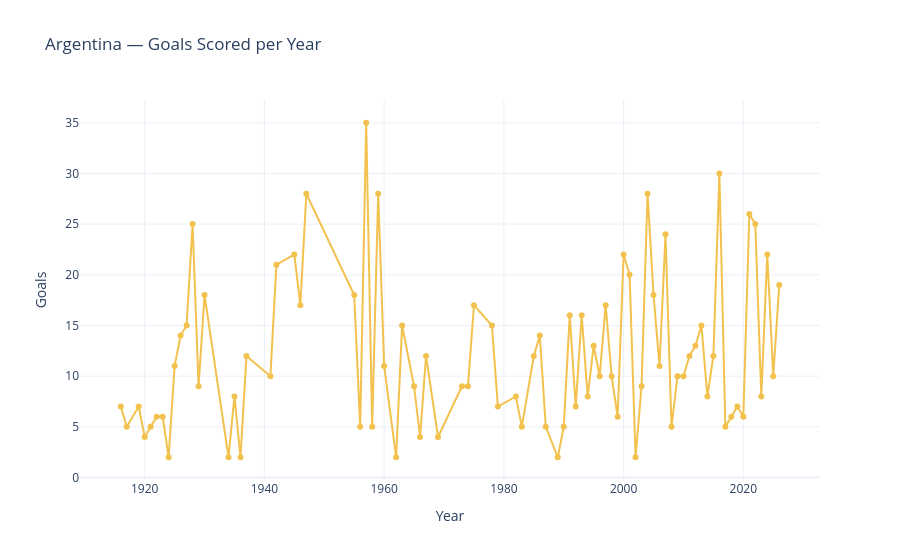

This figure's notebook cell:
### Code cell
football_analysis.team_goals_over_years("Argentina")

### Figure 1 — Plotly figure (JSON) as saved in the notebook; plotly's stock layout.template omitted (floating-point values rounded to 4 significant figures)
{"data": [{"hovertemplate": "Year: %{x}<br>Goals: %{y}<extra></extra>", "legendgroup": "", "line": {"color": "#F2C14E", "dash": "solid"}, "marker": {"symbol": "circle"}, "mode": "lines+markers", "name": "", "orientation": "v", "showlegend": false, "type": "scatter", "x": [1916, 1917, 1919, 1920, 1921, 1922, 1923, 1924, 1925, 1926, 1927, 1928, 1929, 1930, 1934, 1935, 1936, 1937, 1941, 1942, 1945, 1946, 1947, 1955, 1956, 1957, 1958, 1959, 1960, 1962, 1963, 1965, 1966, 1967, 1969, 1973, 1974, 1975, 1978, 1979, 1982, 1983, 1985, 1986, 1987, 1989, 1990, 1991, 1992, 1993, 1994, 1995, 1996, 1997, 1998, 1999, 2000, 2001, 2002, 2003, 2004, 2005, 2006, 2007, 2008, 2009, 2010, 2011, 2012, 2013, 2014, 2015, 2016, 2017, 2018, 2019, 2020, 2021, 2022, 2023, 2024, 2025, 2026], "xaxis": "x", "y": [7, 5, 7, 4, 5, 6, 6, 2, 11, 14, 15, 25, 9, 18, 2, 8, 2, 12, 10, 21, 22, 17, 28, 18, 5, 35, 5, 28, 11, 2, 15, 9, 4, 12, 4, 9, 9, 17, 15, 7, 8, 5, 12, 14, 5, 2, 5, 16, 7, 16, 8, 13, 10, 17, 10, 6, 22, 20, 2, 9, 28, 18, 11, 24, 5, 10, 10, 12, 13, 15, 8, 12, 30, 5, 6, 7, 6, 26, 25, 8, 22, 10, 19], "yaxis": "y"}], "layout": {"legend": {"tracegroupgap": 0}, "title": {"text": "Argentina — Goals Scored per Year"}, "xaxis": {"anchor": "y", "domain": [0, 1], "title": {"text": "Year"}}, "yaxis": {"anchor": "x", "domain": [0, 1], "title": {"text": "Goals"}}}}
